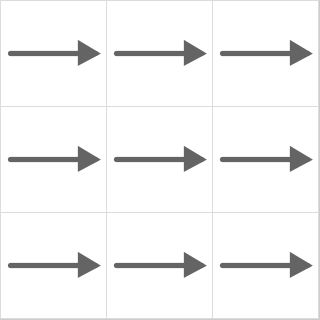
Frame 1 (no input)
Frame 60 (the mouse pressed at the canvas centre just before this capture): identical to frame 1, image omitted
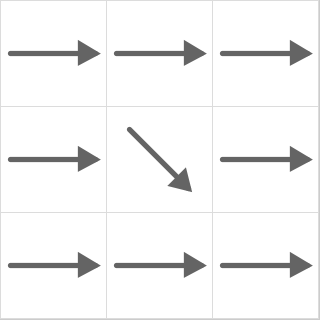
Frame 120 (the mouse held since frame 60 and released just before this capture)

The Processing sketch that drew these frames (run headless with seeded random() and noise(); from frame 60 on, the mouse is pressed at the canvas centre):

// Processing sketch: arrowGrid2
// ── arrowGrid2.pde
int gridSize = 3;
int possibleDirections = 8;
boolean useColor = false;
//directions 0-7 are multiplied by pi/4

int[] directionXDelta =  new int[] {
  1, 1, 0, -1, -1, -1, 0, 1
};
int[] directionYDelta = new int[] {  
  0, -1, -1, -1, 0, 1, 1, 1
};
Cell[][] cells;
int exitCellCount = 0;

void setup() {
  size(320, 320);
  reset();
}

void draw() {
  for (int x = 0; x < gridSize; ++x) {
    for (int y = 0; y < gridSize; ++y) {
      cells[x][y].draw();
    }
  }
}

void mousePressed() {
  int xCenter = mouseX / cellWidth();
  int yCenter = mouseY / cellWidth();
  //leave if mouseClick outside window
  if (xCenter < 0 || yCenter < 0 || xCenter >= gridSize || yCenter >= gridSize) {
    return;
  }
  //mark all cells as unrotated
  for (int x = 0; x < gridSize; ++x) {
    for (int y = 0; y < gridSize; ++y) {
      cells[x][y].clear();
    }
  }
  exitCellCount = 0;
  cells[xCenter][yCenter].direction += 
    (keyPressed && (key == CODED)&&(keyCode == SHIFT))? 1 : -1;
  cells[xCenter][yCenter].rotated = true;
  int xRight = xCenter;
  int xLeft = xCenter;
  int yTop = yCenter ;
  int yBottom = yCenter ;
  while (xLeft > 0 || xRight < gridSize - 1 || yTop > 0 || yBottom < gridSize - 1) {
    for (int i = xLeft; i <= xRight; ++i) {
      rotateArrow(i, yTop - 1);
    }
    for (int i = yTop; i <= yBottom; ++i) {
      rotateArrow(xRight + 1, i);
    }
    for (int i = xRight ; i >= xLeft; --i) {
      rotateArrow(i, yBottom+1);
    }
    for (int i = yBottom  ; i >= yTop; --i) {
      rotateArrow(xLeft-1, i);
    }
    //rotate the neighbors
    rotateArrow(xLeft-1, yTop-1);
    rotateArrow(xRight+1, yTop-1);
    rotateArrow(xLeft-1, yBottom+1);
    rotateArrow(xRight+1, yBottom+1);
    xLeft -= 1;
    xRight += 1;
    yTop -= 1;
    yBottom += 1;
  }
}

void rotateArrow(int x, int y) {
  if (x >= 0 && x < gridSize && y >= 0 && y < gridSize) {
    cells[x][y].rotateArrowIfNecessary();
  }
}

int cellWidth() {
  return width / gridSize;
}


void reset() {
  cells = new Cell[gridSize][gridSize];
  for (int x = 0; x < gridSize; ++x) {
    for (int y = 0; y < gridSize; ++y) {
      cells[x][y] = new Cell(x, y, 0);
    }
  }
}

class Cell {
  int x, y, direction;
  boolean rotated = false;
  Cell exitCell_ = null;
  color c = color(150);

  Cell(int x_, int y_, int direction_) {
    x = x_;
    y=y_;
    direction=direction_;
  }

  void clear() {
    rotated = false;
    exitCell_ = null;
  }

  void draw() {
    pushMatrix();
    float cellWidth_ = cellWidth();
    translate((x+0.5) * cellWidth_, (y+0.5) * cellWidth_);
    rectMode(CENTER);
    strokeWeight(1);
    int strokeAndFill = 220;
    stroke(220);
    fill(useColor ? exitCell().c : 255);
    rect(0, 0, cellWidth_, cellWidth_);
    rotate(- direction * PI * 0.25);
    float arrowScale = 0.4;
    strokeWeight(cellWidth_ * 0.05);
    strokeAndFill = 100;
    stroke(strokeAndFill);
    line(-cellWidth_*arrowScale, 0, cellWidth_ * arrowScale, 0);
    fill(strokeAndFill);
    float arrowBase = cellWidth_ *  arrowScale * 0.4;
    float arrowX = cellWidth_ *  arrowScale - arrowBase * sqrt(3) * 0.5;
    triangle(arrowX, arrowBase/2, arrowX, -arrowBase/2, cellWidth_ * arrowScale, 0);
    popMatrix();
  }

  Cell exitCell() {
    if (exitCell_ == null) {
      Cell nextCell_ = nextCell();
      if (nextCell_ == null) {
        exitCell_ = this;
        int cValue = exitCellCount * 10;
        c = (exitCellCount++ % 2 == 0) ? color(255, 255 - cValue, cValue)
        : color(255, cValue, 255 - cValue);
      } 
      else {
        exitCell_ = nextCell_.exitCell();
      }
    } 
    return exitCell_;
  }

  Cell nextCell() {
    direction = (direction + 8000) % 8;
    int nextX = x + directionXDelta[direction];
    int nextY = y + directionYDelta[direction];

    if (nextX >= 0 && nextX < gridSize && nextY >= 0 && nextY < gridSize) {
      return cells[nextX][nextY];
    }
    return null;
  }

  void rotateArrowIfNecessary() {
    if (rotated) {
      return;
    }
    if (x > 0) {
      rotateIfNeighborRequiresIt(cells[x-1][y] );
    }
    if (x < gridSize - 1) {
      rotateIfNeighborRequiresIt(cells[x+1][y] );
    }
    if (y > 0) {
      rotateIfNeighborRequiresIt(cells[x][y-1] );
    }
    if (y < gridSize - 1) {
      rotateIfNeighborRequiresIt(cells[x][y+1] );
    }
  }

  void rotateIfNeighborRequiresIt(Cell neighbor) {
    if (!neighbor.rotated ) {
      return;
    }
    int delta = direction - neighbor.direction;
    if (abs(delta) > 2) {
      delta += (delta > 0) ? - possibleDirections : possibleDirections;
    } 
    if (abs(delta) > 1) {
      direction += (delta > 0) ? 7 : 1;
      direction = direction % possibleDirections;
      rotated = true;
    }
  }
}
